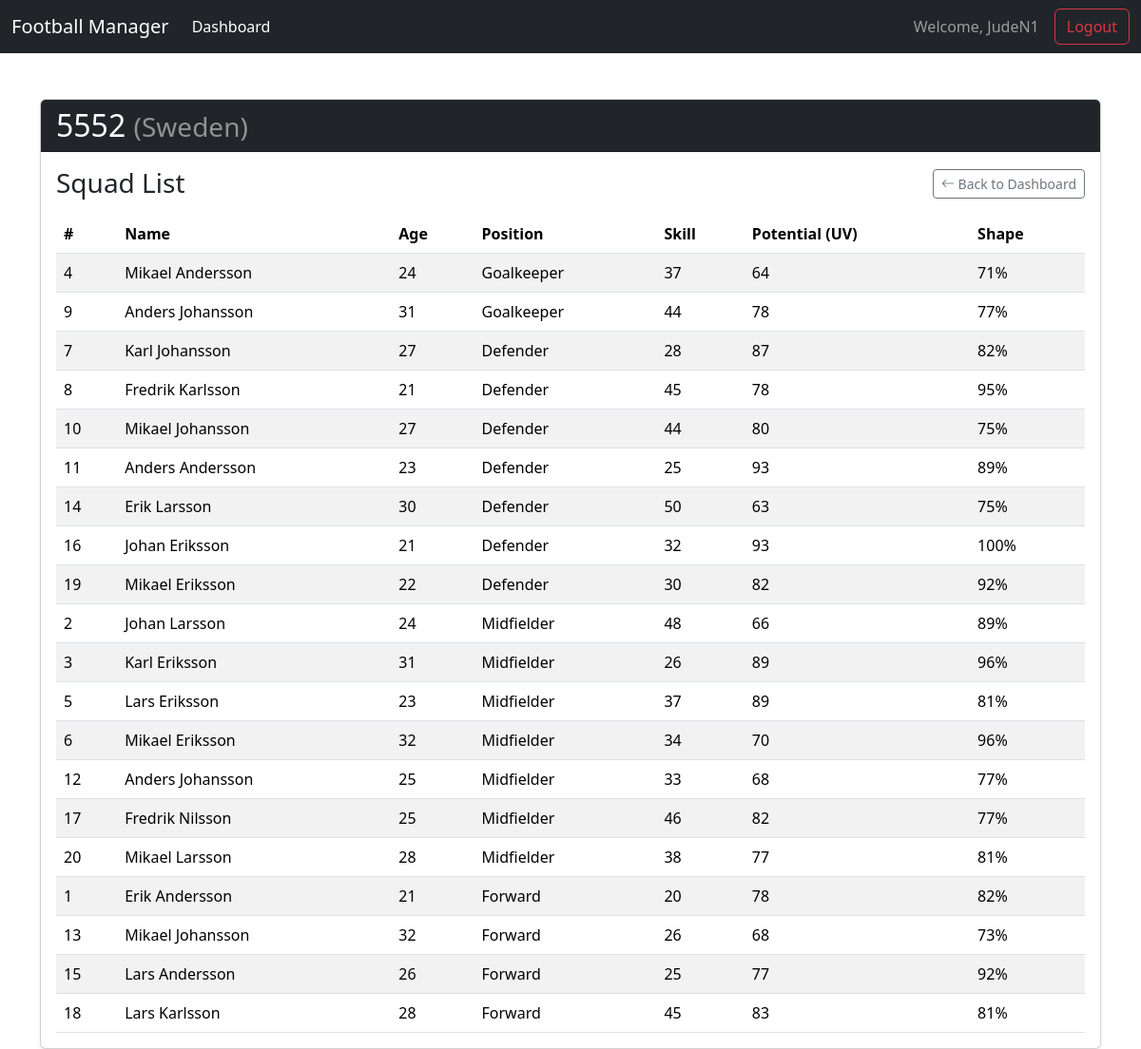
/team/1 (signed in), run on the app's committed database.
### app/models.py (models this page shows, shortened)
class User(db.Model):
    id = db.Column(db.Integer, primary_key=True)
    username = db.Column(db.String(80), unique=True, nullable=False)
    password_hash = db.Column(db.String(128))
    teams = db.relationship('Team', backref='user', lazy=True, cascade="all, delete-orphan")

class Team(db.Model):
    id = db.Column(db.Integer, primary_key=True)
    name = db.Column(db.String(100), unique=True, nullable=False)
    country = db.Column(db.String(50), nullable=False)
    user_id = db.Column(db.Integer, db.ForeignKey('user.id'), nullable=False)
    players = db.relationship('Player', backref='team', lazy=True, cascade="all, delete-orphan")

class Player(db.Model):
    id = db.Column(db.Integer, primary_key=True)
    name = db.Column(db.String(100), nullable=False)
    age = db.Column(db.Integer, nullable=False)
    position = db.Column(db.Enum(Position), nullable=False)
    skill = db.Column(db.Integer, nullable=False)
    potential = db.Column(db.Integer, nullable=False) # "UV" (utvecklingsvärde)
    shape = db.Column(db.Integer, nullable=False)
    shirt_number = db.Column(db.Integer, nullable=False)
    team_id = db.Column(db.Integer, db.ForeignKey('team.id'), nullable=False)

### app/routes_game.py (the view)
@game_bp.route('/team/<int:team_id>')
def team_page(team_id):
    if 'username' not in session:
        return redirect(url_for('auth_bp.login'))
    team = Team.query.get_or_404(team_id)
    user = User.query.filter_by(username=session['username']).first()
    if team.user_id != user.id:
        flash("You do not have permission to view this page.", "danger")
        return redirect(url_for('game_bp.dashboard'))
    position_order = {Position.GOALKEEPER: 0, Position.DEFENDER: 1, Position.MIDFIELDER: 2, Position.FORWARD: 3}
    sorted_players = sorted(team.players, key=lambda p: (position_order[p.position], p.shirt_number))
    return render_template('team_page.html', team=team, players=sorted_players)

### app/templates/team_page.html (shortened to what this page needs)
{% extends "base.html" %}
{% block content %}
<div class="card shadow-sm">
    <div class="card-header bg-dark text-white">
        <h1 class="h2 mb-0">{{ team.name }} <small class="text-white-50">({{ team.country }})</small></h1>
    </div>
    <div class="card-body">
        <div class="d-flex justify-content-between align-items-center mb-3">
            <h3 class="card-title mb-0">Squad List</h3>
            <a href="{{ url_for('game_bp.dashboard') }}" class="btn btn-outline-secondary btn-sm">
                <i class="bi bi-arrow-left"></i> Back to Dashboard
            </a>
        </div>
        <div class="table-responsive">
            <table class="table table-striped table-hover mb-0">
                <thead>
                    <tr>
                        <th>#</th>
                        <th>Name</th>
                        <th>Age</th>
                        <th>Position</th>
                        <th>Skill</th>
                        <th>Potential (UV)</th>
                        <th>Shape</th>
                    </tr>
                </thead>
                <tbody>
                    {% for player in players %}
                    <tr>
                        <td>{{ player.shirt_number }}</td>
                        <td>{{ player.name }}</td>
                        <td>{{ player.age }}</td>
                        <td>{{ player.position.value }}</td>
                        <td>{{ player.skill }}</td>
                        <td>{{ player.potential }}</td>
                        <td>{{ player.shape }}%</td>
                    </tr>
                    {% endfor %}
                </tbody>
            </table>
        </div>
    </div>
</div>
{% endblock %}

### app/templates/base.html (shortened to what this page needs)
<!DOCTYPE html>
<html lang="en">
<head>
    <link href="https://cdn.jsdelivr.net/npm/bootstrap@5.3.3/dist/css/bootstrap.min.css" rel="stylesheet">
    <link rel="stylesheet" href="https://cdn.jsdelivr.net/npm/bootstrap-icons@1.11.3/font/bootstrap-icons.min.css">
</head>
<body>
    <nav class="navbar navbar-expand-lg navbar-dark bg-dark fixed-top">
        <div class="container-fluid">
            <a class="navbar-brand" href="{{ url_for('game_bp.dashboard') }}">Football Manager</a>
            <div class="collapse navbar-collapse">
                <ul class="navbar-nav me-auto mb-2 mb-lg-0">
                    <li class="nav-item">
                        <a class="nav-link active" href="{{ url_for('game_bp.dashboard') }}">Dashboard</a>
                    </li>
                </ul>
                {% if session.username %}
                <span class="navbar-text me-3">
                    Welcome, {{ session.username }}
                </span>
                <a href="{{ url_for('auth_bp.logout') }}" class="btn btn-outline-danger">Logout</a>
                {% endif %}
            </div>
        </div>
    </nav>
    <main class="container mt-4">
        {% block content %}{% endblock %}
    </main>
</body>
</html>

### app/templates/base.html (style rules this page uses)
body { background-image: url('https://images.pexels.com/photos/114296/pexels-photo-114296.jpeg'); background-size: cover; background-position: center; background-attachment: fixed; padding-top: 80px; }

### data on the page
User: username "JudeN1"
Team: name "5552", country "Sweden"
Player: shirt_number "4", name "Mikael Andersson", age "24", position.value "Goalkeeper", skill "37", potential "64", shape "71"
Player: shirt_number "9", name "Anders Johansson", age "31", position.value "Goalkeeper", skill "44", potential "78", shape "77"
Player: shirt_number "7", name "Karl Johansson", age "27", position.value "Defender", skill "28", potential "87", shape "82"
Player: shirt_number "8", name "Fredrik Karlsson", age "21", position.value "Defender", skill "45", potential "78", shape "95"
Player: shirt_number "10", name "Mikael Johansson", age "27", position.value "Defender", skill "44", potential "80", shape "75"
Player: shirt_number "11", name "Anders Andersson", age "23", position.value "Defender", skill "25", potential "93", shape "89"
Player: shirt_number "14", name "Erik Larsson", age "30", position.value "Defender", skill "50", potential "63", shape "75"
Player: shirt_number "16", name "Johan Eriksson", age "21", position.value "Defender", skill "32", potential "93", shape "100"
Player: shirt_number "19", name "Mikael Eriksson", age "22", position.value "Defender", skill "30", potential "82", shape "92"
Player: shirt_number "2", name "Johan Larsson", age "24", position.value "Midfielder", skill "48", potential "66", shape "89"
Player: shirt_number "3", name "Karl Eriksson", age "31", position.value "Midfielder", skill "26", potential "89", shape "96"
Player: shirt_number "5", name "Lars Eriksson", age "23", position.value "Midfielder", skill "37", potential "89", shape "81"
Player: shirt_number "6", name "Mikael Eriksson", age "32", position.value "Midfielder", skill "34", potential "70", shape "96"
Player: shirt_number "12", name "Anders Johansson", age "25", position.value "Midfielder", skill "33", potential "68", shape "77"
Player: shirt_number "17", name "Fredrik Nilsson", age "25", position.value "Midfielder", skill "46", potential "82", shape "77"
Player: shirt_number "20", name "Mikael Larsson", age "28", position.value "Midfielder", skill "38", potential "77", shape "81"
Player: shirt_number "1", name "Erik Andersson", age "21", position.value "Forward", skill "20", potential "78", shape "82"
Player: shirt_number "13", name "Mikael Johansson", age "32", position.value "Forward", skill "26", potential "68", shape "73"
Player: shirt_number "15", name "Lars Andersson", age "26", position.value "Forward", skill "25", potential "77", shape "92"
Player: shirt_number "18", name "Lars Karlsson", age "28", position.value "Forward", skill "45", potential "83", shape "81"
